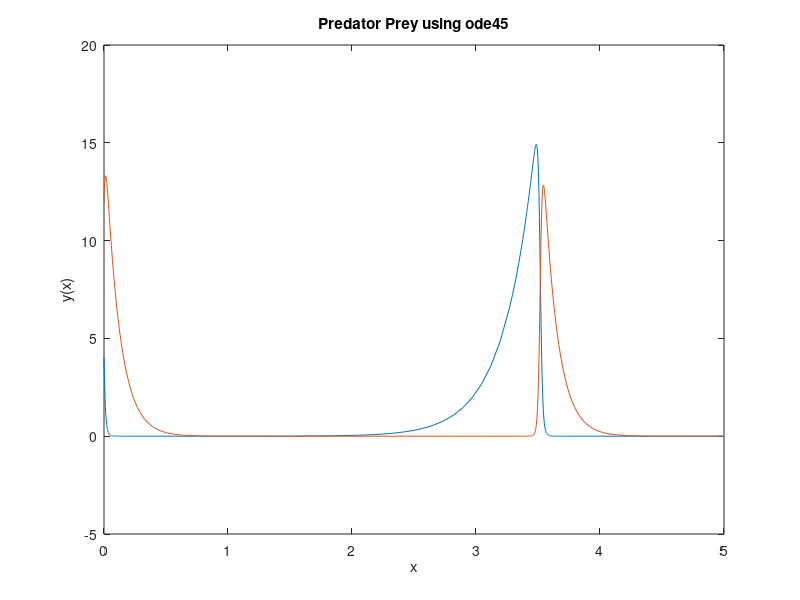

Reproduce this figure in MATLAB.
clc
clear
close all

%% Declaring Functions
fun=@(t,x)[4*x(1)-7*x(1)*x(2);-9*x(2)+7*x(1)*x(2)];
x0=4;
y0=12;
Y0=[x0;y0];
tspan=[0 5];
[T,Y]=ode45(fun,tspan,Y0);

%% Display of Data
plot(T,Y)
title('Predator Prey using ode45')
xlabel('x')
ylabel('y(x)')
